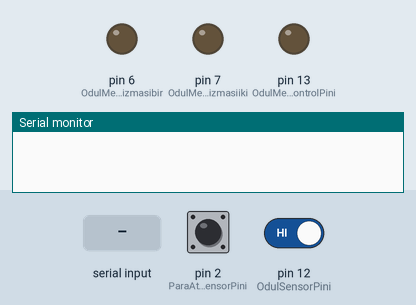
Simulated run of this sketch. Board: Arduino Mega 2560, built with avr-gcc and run on an emulated ATmega2560. On the bench: output pins drawn as LEDs (lit = HIGH), the last lines printed to the serial monitor. Inputs (shaded band) come from the test bench; at power-on: pin 2 (ParaAtmaMekanizmasiSensorPini) HIGH, pin 12 (OdulSensorPini) HIGH.

Above: at 1.2 s.
1.3 s: "V" received over Serial
At 1.6 s:
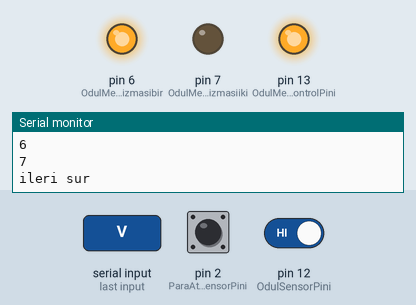
At 4.1 s:
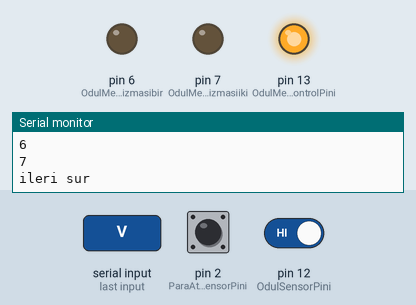
4.3 s: pin 2 (ParaAtmaMekanizmasiSensorPini) driven LOW
6.3 s: pin 12 (OdulSensorPini) driven LOW
8.3 s: pin 2 (ParaAtmaMekanizmasiSensorPini) driven HIGH
10.3 s: pin 2 (ParaAtmaMekanizmasiSensorPini) pulsed LOW 2 times (0.12 s each, 0.3 s apart)
12.4 s: pin 2 (ParaAtmaMekanizmasiSensorPini) driven LOW and pin 12 (OdulSensorPini) driven HIGH
Timing chart, 0 to 15.4 s (numbered marks = the images above; inputs shaded):
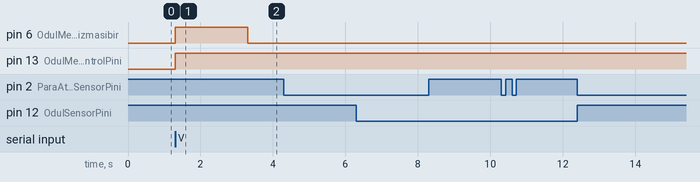

Measured:
- after the input at 1.3 s, pin 6 (OdulMekanizmasibir): LOW → HIGH at once, → LOW 2.0 s later; pin 13 (OdulMekanizmaHizKontrolPini): LOW → HIGH at once

The sketch:

DiskHopper.ino
```cpp
/******************************************************************
  Created with PROGRAMINO IDE for Arduino - 01.04.2017 00:11:49
  Project     : Hopper Driver
  Author      : Yunus Emre Yüce
  Libraries   : None
  Description : This project for controling 12v Motor, COLLECTIN SIGNAL FROM 12V INDUSTRIAL NPN SENSOR
******************************************************************/

const int ParaAtmaMekanizmasiSensorPini = 2; // D2 Pini Bundan sonra ParaAtmaMekanizmasi olarak anılacak
int ParaAtmaMekanizmaDurumu = 0;             // ParaAtmaMekanizmaDurumu Para Atma Mekanizmasından Gelen Sinyal Degerini Tutacak Olan Değişken Tanımlandı. Açılışta Değeri 0 olsun Denildi.

const byte OdulMekanizmasibir = 6;
const byte OdulMekanizmasiiki = 7;
const byte OdulMekanizmaHizi= 255;  //(25% = 64; 50% = 127; 75% = 191; 100% = 255)
const byte OdulMekanizmaHizKontrolPini = 13;
const byte OdulSensorPini =12;
int OdulSensorDegeri;

byte MotorIleriSuruluyor = 0;
int GelenKomut = 0;

unsigned long SonOdulZamani;
unsigned long SonParaZamani;
unsigned long IleriSurmeZamani = 0;
unsigned long Sayac =0;
unsigned long SimdikiMiliSaniye =0;

void setup() { // Setup İçindekiler Cihaz açıldığında yapılacak olan işlemler
  pinMode(ParaAtmaMekanizmasiSensorPini, INPUT); // Para Mekanizması Giriş Tipidedir. Veri Girişi
  pinMode(OdulMekanizmasibir, OUTPUT); // Odul Mekanizmasi Çıkış tipindedir.
  pinMode(OdulMekanizmasiiki, OUTPUT);
  pinMode(OdulMekanizmaHizKontrolPini,OUTPUT);
  pinMode(OdulSensorPini,INPUT);

  Serial.begin(9600); // Bilgisayara Veri Göndermek İçin Seri Port Haberleşmesini Açtık
  SonOdulZamani = millis();
  SonParaZamani = millis();
  MotorDurdur();
}

void loop() {
  // Devre Calismaya basladigindan Buyana gecen Milisaniye Cinsinden Süre
  SimdikiMiliSaniye = millis();

  if (( SimdikiMiliSaniye - IleriSurmeZamani >= 2000) && (IleriSurmeZamani > 0))
  { // Dört Saniye İleri Sürdüysek, Artık Motoru İleri Sürmeyi Bırakalım.
   MotorDurdur();
  }

  SensorOku();
  MekanizmaOku();
  SeriPortOku();
}

void ilerisur()
{
  analogWrite(OdulMekanizmaHizKontrolPini, 255);
  digitalWrite(OdulMekanizmasibir, HIGH);
  digitalWrite(OdulMekanizmasiiki, LOW);
  IleriSurmeZamani = millis();
  Serial.println(OdulMekanizmaHizKontrolPini);
  Serial.println(OdulMekanizmaHizi);
  Serial.println(OdulMekanizmasibir);
  Serial.println(OdulMekanizmasiiki);
  Serial.println("ileri sur");
}


void MotorDurdur()
{
  digitalWrite(OdulMekanizmasibir, LOW);
  digitalWrite(OdulMekanizmasiiki, LOW);
  //Serial.println("durdur.");
  IleriSurmeZamani = 0;
  MotorIleriSuruluyor = 0;
}

void SensorOku()
{
  //if ((currentMillis - IleriSurmeGeriZamani >= 50) && (IleriSurmeGeriZamani > 0)) // Kolu geri çekmek için
  //{
  //  IleriSurmeGeriZamani = 0;
  //}

  //Ödül Mekanizmasına Bağlı Sensörü Oku
  OdulSensorDegeri = digitalRead(OdulSensorPini);
  // Serial.println(OdulSensorDegeri); // TEST AMAÇLIYDI
  // Eğer Sensörde Sinyal voltajı(5V) varsa Sensör Normalde HIGH , Algılama Durumunda ise LOW oluyor
  if (OdulSensorDegeri == LOW)
  {
    // Eğer Son Ödülü 250 ms den daha uzun bir zaman önce verdiyse (Sensörden Gelen Sinyali biden fazla kez okumamak için)
    if (( SimdikiMiliSaniye - SonOdulZamani) > 250)
    {
      //Ödül Mekanizmasından Gelen Para Verildi Sinyalini algıladık. Motor Daha fazla Dönmesin diyerek
      MotorDurdur();
      // Bilgisayara Ödül Algılandı Mesajı Gönderiyoruz.
      Serial.print('O');   // Ödülün O su :)
      // Serial.print(Sayac); Serial.println('O'); // TEST AMAÇLIYDI
      Sayac++;
      // Sensörden Gelen Sinyali Algıladık, Önümüzdeki 250 Ms boyunca tekrar algılamamak için Son Sinyal zamanını Kaydediyoruz.
      SonOdulZamani = SimdikiMiliSaniye;
    }
  }
}

void MekanizmaOku()
{
  ParaAtmaMekanizmaDurumu = digitalRead(ParaAtmaMekanizmasiSensorPini); // Mekanizma ne durumda bilgisini okuyalim
  if (ParaAtmaMekanizmaDurumu == LOW) // Para Mekanizması normalde sürekli High'dadır.(5v da yani) değer veriyor. Eğer Low'a düşerse(0 volta yani) Para atılmıştır demek
  {
    if (( millis() - SonParaZamani) > 250)
    {
      SonParaZamani = millis();  // Seri Porta 80 Gönder (Ascii 80 = P harfine denk gelir)
      Serial.print('P');
    }
  }
}

void SeriPortOku()
{
  GelenKomut = Serial.read();
  if (GelenKomut == 86) // Verin V si KOMUTU GELDi, Motoru Sür ve Geri çek
  {
    Serial.println("Ver Komutu geldi");
    if (MotorIleriSuruluyor == 0)
    {
      ilerisur();
      MotorIleriSuruluyor = 1;
    }
  }
}
```

HardwareSerial.h.ino
```cpp
// (licence header left out)
#ifndef HardwareSerial_h
#define HardwareSerial_h

#include <inttypes.h>

#include "Stream.h"

// Define constants and variables for buffering incoming serial data.  We're
// using a ring buffer (I think), in which head is the index of the location
// to which to write the next incoming character and tail is the index of the
// location from which to read.
// NOTE: a "power of 2" buffer size is reccomended to dramatically
//       optimize all the modulo operations for ring buffers.
// WARNING: When buffer sizes are increased to > 256, the buffer index
// variables are automatically increased in size, but the extra
// atomicity guards needed for that are not implemented. This will
// often work, but occasionally a race condition can occur that makes
// Serial behave erratically. See https://github.com/arduino/Arduino/issues/2405
#if !defined(SERIAL_TX_BUFFER_SIZE)
#if ((RAMEND - RAMSTART) < 1023)
#define SERIAL_TX_BUFFER_SIZE 16
#else
#define SERIAL_TX_BUFFER_SIZE 64
#endif
#endif
#if !defined(SERIAL_RX_BUFFER_SIZE)
#if ((RAMEND - RAMSTART) < 1023)
#define SERIAL_RX_BUFFER_SIZE 16
#else
#define SERIAL_RX_BUFFER_SIZE 64
#endif
#endif
#if (SERIAL_TX_BUFFER_SIZE>256)
typedef uint16_t tx_buffer_index_t;
#else
typedef uint8_t tx_buffer_index_t;
#endif
#if  (SERIAL_RX_BUFFER_SIZE>256)
typedef uint16_t rx_buffer_index_t;
#else
typedef uint8_t rx_buffer_index_t;
#endif

// Define config for Serial.begin(baud, config);
#define SERIAL_5N1 0x00
#define SERIAL_6N1 0x02
#define SERIAL_7N1 0x04
#define SERIAL_8N1 0x06
#define SERIAL_5N2 0x08
#define SERIAL_6N2 0x0A
#define SERIAL_7N2 0x0C
#define SERIAL_8N2 0x0E
#define SERIAL_5E1 0x20
#define SERIAL_6E1 0x22
#define SERIAL_7E1 0x24
#define SERIAL_8E1 0x26
#define SERIAL_5E2 0x28
#define SERIAL_6E2 0x2A
#define SERIAL_7E2 0x2C
#define SERIAL_8E2 0x2E
#define SERIAL_5O1 0x30
#define SERIAL_6O1 0x32
#define SERIAL_7O1 0x34
#define SERIAL_8O1 0x36
#define SERIAL_5O2 0x38
#define SERIAL_6O2 0x3A
#define SERIAL_7O2 0x3C
#define SERIAL_8O2 0x3E

class HardwareSerial : public Stream
{
  protected:
    volatile uint8_t * const _ubrrh;
    volatile uint8_t * const _ubrrl;
    volatile uint8_t * const _ucsra;
    volatile uint8_t * const _ucsrb;
    volatile uint8_t * const _ucsrc;
    volatile uint8_t * const _udr;
    // Has any byte been written to the UART since begin()
    bool _written;

    volatile rx_buffer_index_t _rx_buffer_head;
    volatile rx_buffer_index_t _rx_buffer_tail;
    volatile tx_buffer_index_t _tx_buffer_head;
    volatile tx_buffer_index_t _tx_buffer_tail;

    // Don't put any members after these buffers, since only the first
    // 32 bytes of this struct can be accessed quickly using the ldd
    // instruction.
    unsigned char _rx_buffer[SERIAL_RX_BUFFER_SIZE];
    unsigned char _tx_buffer[SERIAL_TX_BUFFER_SIZE];

  public:
    inline HardwareSerial(
      volatile uint8_t *ubrrh, volatile uint8_t *ubrrl,
      volatile uint8_t *ucsra, volatile uint8_t *ucsrb,
      volatile uint8_t *ucsrc, volatile uint8_t *udr);
    void begin(unsigned long baud) { begin(baud, SERIAL_8N1); }
    void begin(unsigned long, uint8_t);
    void end();
    virtual int available(void);
    virtual int peek(void);
    virtual int read(void);
    int availableForWrite(void);
    virtual void flush(void);
    virtual size_t write(uint8_t);
    inline size_t write(unsigned long n) { return write((uint8_t)n); }
    inline size_t write(long n) { return write((uint8_t)n); }
    inline size_t write(unsigned int n) { return write((uint8_t)n); }
    inline size_t write(int n) { return write((uint8_t)n); }
    using Print::write; // pull in write(str) and write(buf, size) from Print
    operator bool() { return true; }

    // Interrupt handlers - Not intended to be called externally
    inline void _rx_complete_irq(void);
    void _tx_udr_empty_irq(void);
};

#if defined(UBRRH) || defined(UBRR0H)
  extern HardwareSerial Serial;
  #define HAVE_HWSERIAL0
#endif
#if defined(UBRR1H)
  extern HardwareSerial Serial1;
  #define HAVE_HWSERIAL1
#endif
#if defined(UBRR2H)
  extern HardwareSerial Serial2;
  #define HAVE_HWSERIAL2
#endif
#if defined(UBRR3H)
  extern HardwareSerial Serial3;
  #define HAVE_HWSERIAL3
#endif

extern void serialEventRun(void) __attribute__((weak));

#endif
```
